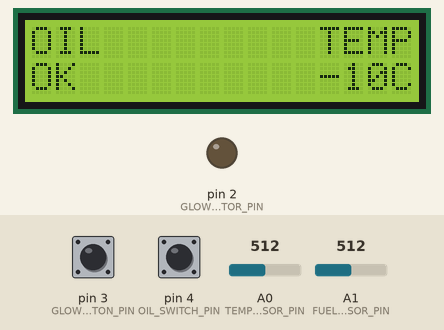
Recording of a program running on a simulated Arduino Nano, built with avr-gcc and run on an emulated ATmega328P. Parts: 16×2 character LCD, output pins drawn as LEDs (lit = HIGH). The test bench sets the inputs (shaded band); at power-on: pin 3 (GLOW_PLUG_BUTTON_PIN) HIGH, pin 4 (OIL_SWITCH_PIN) HIGH, A0 (TEMP_SENSOR_PIN) = 512, A1 (FUEL_SENSOR_PIN) = 512. What the program prints to the serial monitor is not drawn.

Above: at 3.9 s.
4.0 s: pin 3 (GLOW_PLUG_BUTTON_PIN) pulled LOW for 0.15 s
At 5.1 s:
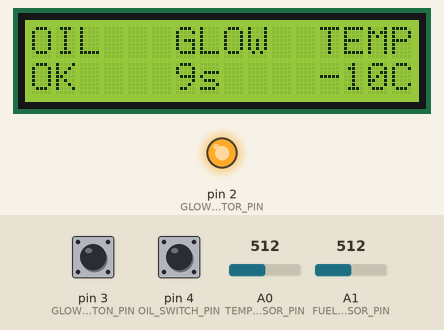
8.0 s: pin 4 (OIL_SWITCH_PIN) pulled LOW for 1 s
At 9.1 s:
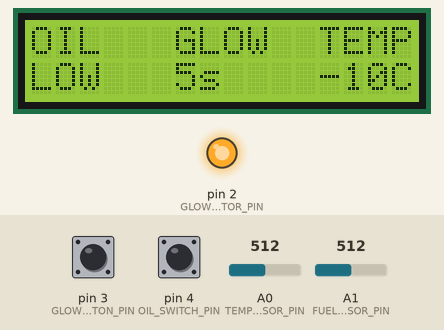
12.9 s: pin 4 (OIL_SWITCH_PIN) pulled LOW for 3.2 s
At 14.8 s:
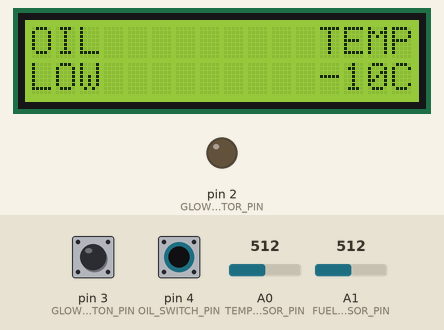
17.8 s: A0 (TEMP_SENSOR_PIN) set to 521
At 20.6 s:
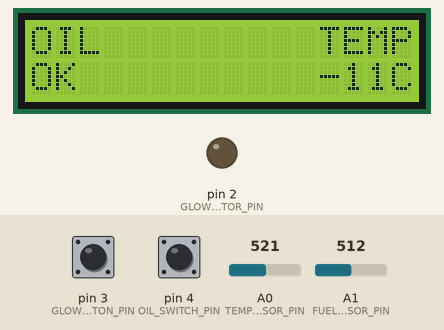
21.7 s: A0 (TEMP_SENSOR_PIN) set to 716
At 23.1 s:
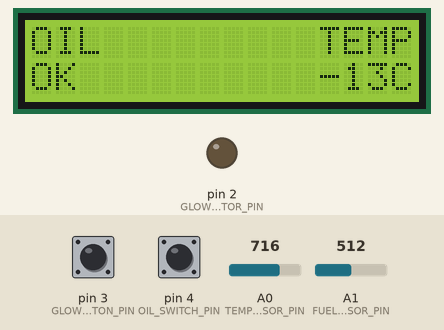
24.8 s: pin 3 (GLOW_PLUG_BUTTON_PIN) pulled LOW for 1 s
At 34.7 s:
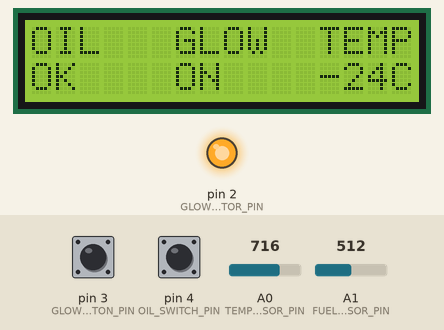
Timing chart, 0 to 36.4 s (numbered marks = the images above; inputs shaded):
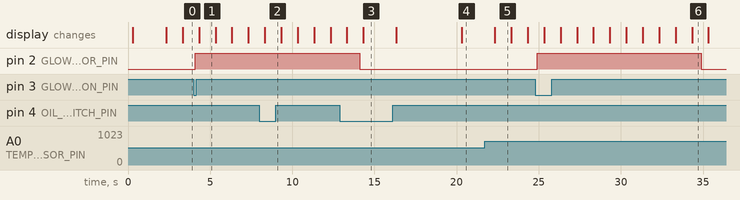

The program:

main.cpp
```cpp
#include <Arduino.h>
#include "glow_plug.h"
#include "oil_pressure.h"
#include "temperature_sensor.h"
#include "fuel_sensor.h"
#include "communication.h"
#include "lcd_display.h"

// Timing for sensor readings
const unsigned long SENSOR_UPDATE_INTERVAL_MS = 1000; // 1 second
static unsigned long lastSensorUpdateTime = 0;

// Wrapper functions for compatibility with existing code
int readCoolantSensor() {
  return readTemperatureSensor();
}

int readFuelSensor() {
  return readFuelLevel();
}

void initializeSensors() {
  // Initialize individual sensor modules
  initializeTemperatureSensor();
  initializeFuelSensor();

  // Initialize sensor values
  updateCoolantState(readCoolantSensor());
  updateFuelState(readFuelSensor());
}

void updateSensors() {
  // Read other sensors and update state every second
  if (millis() - lastSensorUpdateTime >= SENSOR_UPDATE_INTERVAL_MS) {
    updateCoolantState(readCoolantSensor());
    updateFuelState(readFuelSensor());

    lastSensorUpdateTime = millis(); // Update the timer
  }
}

void setup() {
  // Initialize serial communication for ESP32 communication
  Serial.begin(115200);
  Serial.println("Engine Control Unit - Starting up...");

  // Initialize all modules
  setupGlowPlug();
  setupOilPressure();

  // Initialize sensors and communication
  initializeSensors();
  initializeCommunication();

  // Initialize LCD display
  setupLCD();

  Serial.println("Setup complete. System ready.");
}

void loop() {
  // Handle all subsystems
  handleGlowPlug();
  handleOilPressure();

  // Update sensors periodically
  updateSensors();

  // Update LCD display
  updateLCD();
}
```

communication.cpp
```cpp
#include "communication.h"

// State tracking variables
static SensorState currentState = {0, 0, 0, false}; // Initialize with zero values
static SensorState lastSentState = {0, 0, 0, false}; // Initialize with zero values

// Functions to send individual sensor data when changed or forced
static void sendOilData(bool force = false) {
  if (force || currentState.oil != lastSentState.oil) {
    Serial.print("OIL_WARN:");
    Serial.println(currentState.oil);
    lastSentState.oil = currentState.oil;
  }
}

static void sendCoolantData(bool force = false) {
  if (force || currentState.coolant != lastSentState.coolant) {
    Serial.print("COOLANT:");
    Serial.println(currentState.coolant);
    lastSentState.coolant = currentState.coolant;
  }
}

static void sendFuelData(bool force = false) {
  if (force || currentState.fuel != lastSentState.fuel) {
    Serial.print("FUEL:");
    Serial.println(currentState.fuel);
    lastSentState.fuel = currentState.fuel;
  }
}

static void sendGlowData(bool force = false) {
  if (force || currentState.glowActive != lastSentState.glowActive) {
    Serial.print("GLOW:");
    Serial.println(currentState.glowActive ? 1 : 0);
    lastSentState.glowActive = currentState.glowActive;
  }
}

void initializeCommunication() {
  // Send initial sensor data to display microcontroller
  Serial.println("Sending initial sensor data...");
  sendAllSensorData(true);
}

void sendAllSensorData(bool force) {
  sendOilData(force);
  sendCoolantData(force);
  sendFuelData(force);
  sendGlowData(force);
}

// Individual sensor update functions
void updateOilState(int oilValue) {
  currentState.oil = oilValue;
  sendOilData(); // Send immediately when changed
}

void updateCoolantState(int coolantValue) {
  currentState.coolant = coolantValue;
  sendCoolantData(); // Send immediately when changed
}

void updateFuelState(int fuelValue) {
  currentState.fuel = fuelValue;
  sendFuelData(); // Send immediately when changed
}

void updateGlowState(bool glowActive) {
  currentState.glowActive = glowActive;
  sendGlowData(); // Send immediately when changed
}
```

communication.h
```cpp
#ifndef COMMUNICATION_H
#define COMMUNICATION_H

#include <Arduino.h>

// State tracking for sensor data transmission
struct SensorState {
  int oil;
  int coolant;
  int fuel;
  bool glowActive;
};

// Communication functions
void initializeCommunication();
void sendAllSensorData(bool force = false);

// Individual sensor update functions
void updateOilState(int oilValue);
void updateCoolantState(int coolantValue);
void updateFuelState(int fuelValue);
void updateGlowState(bool glowActive);

#endif
```

fuel_sensor.cpp
```cpp
#include "fuel_sensor.h"

// Fuel level sensor configuration
const int FUEL_SENSOR_PIN = A1;                    // Analog pin for fuel sensor
const float FUEL_SENSOR_MIN_VOLTAGE = 0.5;         // Minimum voltage (empty tank)
const float FUEL_SENSOR_MAX_VOLTAGE = 4.5;         // Maximum voltage (full tank)
const int FUEL_SENSOR_MIN_PERCENTAGE = 0;          // Minimum fuel percentage
const int FUEL_SENSOR_MAX_PERCENTAGE = 100;        // Maximum fuel percentage

// Calibration values for Citroën Berlingo 1997 XUD engine
// Actual measured value: 122Ω with some fuel left in tank
// With 10kΩ pull-up resistor only (no pull-down)
// Voltage calculation: Vout = 5V × (Rsensor / (Rpullup + Rsensor))
// Current reading: 122Ω → ~0.06V → ADC ~12
const int FUEL_EMPTY_ADC_VALUE = 5;                // Estimated ADC value when tank is empty
const int FUEL_FULL_ADC_VALUE = 12;                // ADC value with current fuel level (122Ω)

// Filtering for stable readings
const int FUEL_FILTER_SIZE = 5;                    // Number of samples for averaging
int fuelReadings[FUEL_FILTER_SIZE];
int fuelReadingIndex = 0;
bool fuelFilterInitialized = false;

/**
 * Initialize the fuel level sensor
 */
void initializeFuelSensor() {
  pinMode(FUEL_SENSOR_PIN, INPUT);

  // Initialize filter array
  for (int i = 0; i < FUEL_FILTER_SIZE; i++) {
    fuelReadings[i] = 0;
  }
  fuelFilterInitialized = false;

  // Take initial reading to stabilize
  delay(100);
  readFuelLevel();
}

/**
 * Read raw ADC value from fuel sensor
 * @return Raw ADC value (0-1023)
 */
int readFuelSensorRaw() {
  return analogRead(FUEL_SENSOR_PIN);
}

/**
 * Read fuel level percentage with filtering
 * @return Fuel level percentage (0-100)
 */
int readFuelLevel() {
  // Read raw ADC value
  int rawValue = readFuelSensorRaw();

  // Add to filter array
  fuelReadings[fuelReadingIndex] = rawValue;
  fuelReadingIndex = (fuelReadingIndex + 1) % FUEL_FILTER_SIZE;

  // Calculate average if filter is initialized
  if (!fuelFilterInitialized) {
    fuelFilterInitialized = true;
    return mapFuelLevel(rawValue);
  }

  // Calculate average of filtered readings
  long sum = 0;
  for (int i = 0; i < FUEL_FILTER_SIZE; i++) {
    sum += fuelReadings[i];
  }
  int averageValue = sum / FUEL_FILTER_SIZE;

  return mapFuelLevel(averageValue);
}

/**
 * Map ADC value to fuel percentage
 * @param adcValue Raw ADC value (0-1023)
 * @return Fuel percentage (0-100)
 */
int mapFuelLevel(int adcValue) {
  // Clamp ADC value to expected range
  if (adcValue < FUEL_EMPTY_ADC_VALUE) {
    adcValue = FUEL_EMPTY_ADC_VALUE;
  }
  if (adcValue > FUEL_FULL_ADC_VALUE) {
    adcValue = FUEL_FULL_ADC_VALUE;
  }

  // Map ADC value to percentage
  int percentage = map(adcValue, FUEL_EMPTY_ADC_VALUE, FUEL_FULL_ADC_VALUE,
                       FUEL_SENSOR_MIN_PERCENTAGE, FUEL_SENSOR_MAX_PERCENTAGE);

  // Ensure percentage is within valid range
  if (percentage < 0) percentage = 0;
  if (percentage > 100) percentage = 100;

  return percentage;
}

/**
 * Read fuel sensor voltage
 * @return Voltage in volts (0-5V)
 */
float readFuelSensorVoltage() {
  int adcValue = readFuelSensorRaw();
  return (adcValue * 5.0) / 1023.0;
}

/**
 * Calibrate fuel sensor (call when tank is empty)
 * Updates the empty tank ADC value
 */
void calibrateFuelSensorEmpty() {
  int currentValue = readFuelSensorRaw();
  // Update calibration (you might want to store this in EEPROM)
  // For now, we'll use the current reading as reference
  // In a real implementation, you'd store this in EEPROM
}

/**
 * Calibrate fuel sensor (call when tank is full)
 * Updates the full tank ADC value
 */
void calibrateFuelSensorFull() {
  int currentValue = readFuelSensorRaw();
  // Update calibration (you might want to store this in EEPROM)
  // For now, we'll use the current reading as reference
  // In a real implementation, you'd store this in EEPROM
}

/**
 * Get fuel sensor status
 * @return true if sensor is working properly, false if there's an issue
 */
bool getFuelSensorStatus() {
  float voltage = readFuelSensorVoltage();

  // Check if voltage is within expected range
  if (voltage < 0.1 || voltage > 4.9) {
    return false; // Sensor disconnected or faulty
  }

  return true;
}

/**
 * Get fuel level description
 * @param percentage Fuel percentage (0-100)
 * @return String description of fuel level
 */
String getFuelLevelDescription(int percentage) {
  if (percentage <= 10) {
    return "EMPTY";
  } else if (percentage <= 25) {
    return "LOW";
  } else if (percentage <= 50) {
    return "HALF";
  } else if (percentage <= 75) {
    return "GOOD";
  } else {
    return "FULL";
  }
}
```

fuel_sensor.h
```cpp
#ifndef FUEL_SENSOR_H
#define FUEL_SENSOR_H

#include <Arduino.h>

// Fuel sensor configuration constants
extern const int FUEL_SENSOR_PIN;
extern const float FUEL_SENSOR_MIN_VOLTAGE;
extern const float FUEL_SENSOR_MAX_VOLTAGE;
extern const int FUEL_SENSOR_MIN_PERCENTAGE;
extern const int FUEL_SENSOR_MAX_PERCENTAGE;

// Calibration constants
extern const int FUEL_EMPTY_ADC_VALUE;
extern const int FUEL_FULL_ADC_VALUE;

// Filtering constants
extern const int FUEL_FILTER_SIZE;

// Fuel sensor functions
void initializeFuelSensor();
int readFuelSensorRaw();
int readFuelLevel();
int mapFuelLevel(int adcValue);
float readFuelSensorVoltage();
void calibrateFuelSensorEmpty();
void calibrateFuelSensorFull();
bool getFuelSensorStatus();
String getFuelLevelDescription(int percentage);

#endif
```

glow_plug.cpp
```cpp
#include "glow_plug.h"
#include "communication.h"

// Glow plug configuration
const unsigned long GLOW_TIME_SECONDS = 10;
const int GLOW_PLUG_TRANSISTOR_PIN = 2; // D2: GREEN
const int GLOW_PLUG_BUTTON_PIN = 3; // D3: RED
const unsigned long GLOW_SWITCH_DEBOUNCE_MS = 100;

// Glow plug state variables
static int glowLastButtonState = HIGH; // The previous reading from the input pin
static unsigned long glowLastDebounceTime = 0; // The last time the output pin was toggled
static bool glowPlugIsActive = false;
static unsigned long glowEndTime = 0; // When the glow plug will be disabled
static bool buttonPressed = false; // Track if button is currently being pressed

void setupGlowPlug() {
  // Set glow plug pin as an output
  pinMode(GLOW_PLUG_TRANSISTOR_PIN, OUTPUT);
  digitalWrite(GLOW_PLUG_TRANSISTOR_PIN, LOW); // Ensure glow plug is off initially

  // Set glow plug button pin as an input with internal pull-up resistor
  pinMode(GLOW_PLUG_BUTTON_PIN, INPUT_PULLUP);
}

void handleGlowPlug() {
  // Read the state of the glow plug button
  int buttonState = digitalRead(GLOW_PLUG_BUTTON_PIN);

  // If the switch changed, due to noise or pressing:
  if (buttonState != glowLastButtonState) {
    // reset the debouncing timer
    glowLastDebounceTime = millis();
  }

  if ((millis() - glowLastDebounceTime) > GLOW_SWITCH_DEBOUNCE_MS) {
    // whatever the reading is at, it's been there for longer than the debounce
    // delay, so take it as the actual current state:

    // Check for button press (transition from HIGH to LOW)
    if (buttonState == LOW && !buttonPressed) {
      buttonPressed = true; // Mark button as pressed
      unsigned long currentTime = millis();

      if (!glowPlugIsActive) {
        // Start glow plug if not active
        glowPlugIsActive = true;
        glowEndTime = currentTime + (GLOW_TIME_SECONDS * 1000);
        digitalWrite(GLOW_PLUG_TRANSISTOR_PIN, HIGH); // Turn on the glow plug
        updateGlowState(true); // Update state and send data
        Serial.print("Glow plug activated! GLOW_TIME_SECONDS = ");
        Serial.println(GLOW_TIME_SECONDS);
      } else {
        // Add half the original glow time to the end time if already active
        unsigned long timeToAdd = (GLOW_TIME_SECONDS * 1000) / 2; // Add half of 10 seconds = 5 seconds
        glowEndTime += timeToAdd;
        int remainingSeconds = (glowEndTime - currentTime) / 1000;
        Serial.print("Glow time extended by ");
        Serial.print(timeToAdd / 1000);
        Serial.print("s! Remaining: ");
        Serial.print(remainingSeconds);
        Serial.println("s");
      }
    }

    // Check for button release (transition from LOW to HIGH)
    if (buttonState == HIGH && buttonPressed) {
      buttonPressed = false; // Mark button as released
    }
  }

  // If the glow plug is active, check if the end time has been reached
  if (glowPlugIsActive) {
    if (millis() >= glowEndTime) {
      glowPlugIsActive = false;
      digitalWrite(GLOW_PLUG_TRANSISTOR_PIN, LOW); // Turn off the glow plug
      updateGlowState(false); // Update state and send data
      Serial.println("Glow plug deactivated (time elapsed).");
    }
  }

  // Save the reading. Next time through the loop, it'll be the lastButtonState:
  glowLastButtonState = buttonState;
}

bool isGlowPlugActive() {
  return glowPlugIsActive;
}

int getRemainingGlowTime() {
  if (!glowPlugIsActive) {
    return 0;
  }

  unsigned long currentTime = millis();
  if (currentTime >= glowEndTime) {
    return 0;
  }

  return (glowEndTime - currentTime) / 1000; // Return remaining seconds
}
```

glow_plug.h
```cpp
#ifndef GLOW_PLUG_H
#define GLOW_PLUG_H

#include <Arduino.h>

// Glow plug configuration
extern const unsigned long GLOW_TIME_SECONDS;
extern const int GLOW_PLUG_TRANSISTOR_PIN;
extern const int GLOW_PLUG_BUTTON_PIN;
extern const unsigned long GLOW_SWITCH_DEBOUNCE_MS;

// Glow plug functions
void setupGlowPlug();
void handleGlowPlug();
bool isGlowPlugActive();
int getRemainingGlowTime();

#endif
```

oil_pressure.cpp
```cpp
#include "oil_pressure.h"
#include "communication.h"

// Oil pressure configuration
const byte OIL_SWITCH_PIN = 4; // D4: BLUE
const unsigned long OIL_DEBOUNCE_MS = 100;

// Oil pressure state variables
static bool oilIsLow = false;
static uint8_t oilLastRawReading = HIGH;
static bool oilStableState = HIGH;          // debounced state
static unsigned long oilLastChangeMillis = 0;

void setupOilPressure() {
  pinMode(OIL_SWITCH_PIN, INPUT_PULLUP);  // use internal pull-up

  // read initial state
  oilLastRawReading = digitalRead(OIL_SWITCH_PIN);
  oilStableState = oilLastRawReading;
  // With 1k/10k resistor setup: LOW = low pressure (switch closed), HIGH = normal pressure (switch open)
  oilIsLow = (oilStableState == LOW);
  updateOilState(oilIsLow ? 1 : 0); // Initialize oil state (1 = low pressure warning, 0 = normal)

  oilLastChangeMillis = millis();
}

void handleOilPressure() {
  uint8_t raw = digitalRead(OIL_SWITCH_PIN);

  // if input changed, reset timer
  if (raw != oilLastRawReading) {
    oilLastChangeMillis = millis();
    oilLastRawReading = raw;
  } else {
    // if stable long enough and different from stable state → update
    if (raw != oilStableState && (millis() - oilLastChangeMillis >= OIL_DEBOUNCE_MS)) {
      oilStableState = raw;
      // With 1k/10k resistor setup: LOW = low pressure (switch closed), HIGH = normal pressure (switch open)
      oilIsLow = (oilStableState == LOW);

      // Update sensor state (1 = low oil pressure warning, 0 = normal oil pressure)
      updateOilState(oilIsLow ? 1 : 0);
    }
  }
}

bool isOilLow() {
  return oilIsLow;
}
```

oil_pressure.h
```cpp
#ifndef OIL_PRESSURE_H
#define OIL_PRESSURE_H

#include <Arduino.h>

// Oil pressure configuration
extern const byte OIL_SWITCH_PIN;
extern const unsigned long OIL_DEBOUNCE_MS;

// Oil pressure functions
void setupOilPressure();
void handleOilPressure();
bool isOilLow();

#endif
```

temperature_sensor.h
```cpp
#ifndef TEMPERATURE_SENSOR_H
#define TEMPERATURE_SENSOR_H

#include <Arduino.h>

// Temperature sensor configuration constants
extern const int TEMP_SENSOR_PIN;
extern const float TEMP_SENSOR_MIN_VOLTAGE;
extern const float TEMP_SENSOR_MAX_VOLTAGE;
extern const int TEMP_SENSOR_MIN_TEMP;
extern const int TEMP_SENSOR_MAX_TEMP;

// Calibration constants for Berlingo XUD engine
extern const float TEMP_SENSOR_PULLUP_RESISTOR;
extern const float TEMP_SENSOR_BETA_COEFFICIENT;
extern const float TEMP_SENSOR_NOMINAL_TEMP;
extern const float TEMP_SENSOR_NOMINAL_RESISTANCE;

// Filtering constants
extern const int TEMP_FILTER_SIZE;

// Temperature sensor functions
void initializeTemperatureSensor();
int readTemperatureSensorRaw();
int readTemperatureSensor();
int mapTemperature(int adcValue);
float readTemperatureSensorVoltage();
int readTemperatureSensorFahrenheit();
bool getTemperatureSensorStatus();
String getTemperatureDescription(int temperature);
bool isTemperatureNormal(int temperature);
bool isTemperatureCritical(int temperature);

#endif
```

lcd_display.h
```cpp
#ifndef LCD_DISPLAY_H
#define LCD_DISPLAY_H

#include <Arduino.h>
#include <Wire.h>
#include <LiquidCrystal_I2C.h>

// I2C LCD configuration (only 2 pins: SDA and SCL)
extern const int LCD_I2C_ADDRESS;

// LCD display functions
void setupLCD();
void updateLCD();
void displayOilStatus(bool isLow);
void displayGlowPlugStatus(bool isActive, int remainingTime = 0);
void displayTemperature(int temperature);

#endif
```

Source omitted: temperature_sensor.cpp (5798 bytes), lcd_display.cpp (3680 bytes)

Measured:
- the behaviour switches between 520 and 521 on A0 (TEMP_SENSOR_PIN) (found by bisection; images 3 and 4)
- after the input at 4.0 s, pin 2 (GLOW_PLUG_TRANSISTOR_PIN): LOW → HIGH after 0.10 s; the display: changes after 0.33 s (image 1)
- after the input at 8.0 s, the display: changes after 0.33 s (image 2)
- after the input at 12.9 s, the display: first changes after 0.43 s (image 3 shows a later state)
- after the input at 17.8 s, the display: changes after 2.5 s (image 4)
- after the input at 21.7 s, the display: changes after 0.62 s (image 5)
- after the input at 24.8 s, pin 2 (GLOW_PLUG_TRANSISTOR_PIN): LOW → HIGH after 0.10 s, → LOW 10.0 s later; the display: first changes after 0.53 s (image 6 shows a later state)
